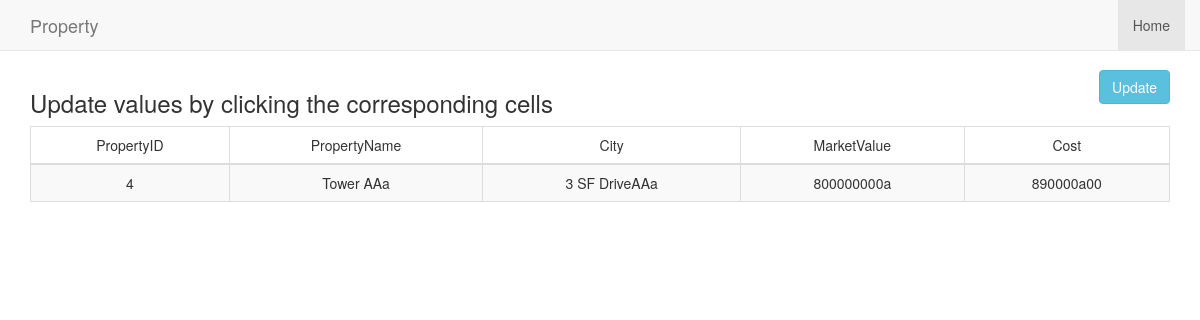
The app's page /task3_edit/4, older data.
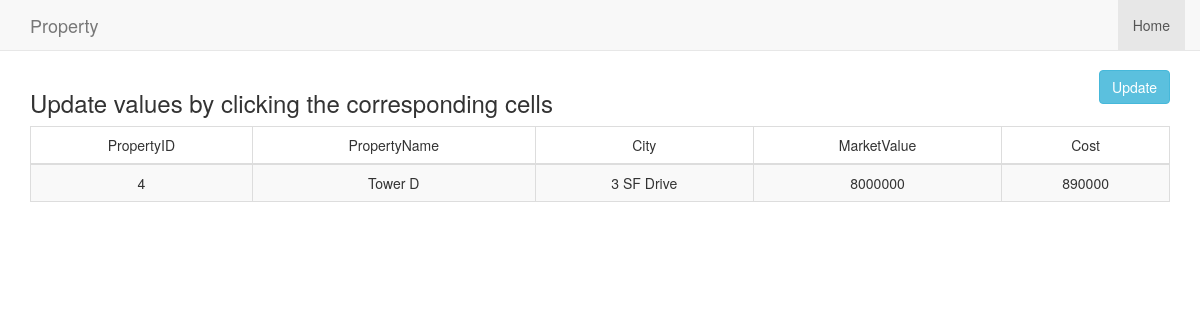
The same page, newer data.
### tables this page shows
CREATE TABLE `Property` (
	`PropertyID`	INTEGER NOT NULL PRIMARY KEY AUTOINCREMENT,
	`PropertyName`	TEXT,
	`City`	TEXT,
	`MarketValue`	NUMERIC,
	`Cost`	NUMERIC
);

### run.py (the view)
@app.route('/task3_edit/<string:id>', methods=['GET'])
def task3_edit(id):
	property_id = id
	try:
		con = sql.connect("Database.db")
		con.row_factory = sql.Row
		cur = con.cursor()
		cur.execute("SELECT * FROM Property WHERE PropertyID = ?", [property_id])
		Query1 = cur.fetchall();
	except Error as e:
		print(e)
	finally:
		return render_template("edit.html", Query1 = Query1, id = property_id)

### templates/edit.html (shortened to what this page needs)
<!doctype html>
<html>
<head>
   <link href="http://maxcdn.bootstrapcdn.com/bootstrap/3.3.5/css/bootstrap.min.css" rel="stylesheet"/>
   <body>
      <nav id="siteNav" class="navbar navbar-default navbar-fixed-top" role="navigation">
        <div class="container">
            <div class="navbar-header">
                <a class="navbar-brand" href="#">
                    Property
                </a>
            </div>
            <div class="collapse navbar-collapse" id="navbar">
                <ul class="nav navbar-nav navbar-right">
                    <li class = "active">
                        <a href="#">Home</a>
                    </li>
                </ul>
            </div>
        </div>
    </nav>
        <div class="container">
            <form method="post" novalidate="novalidate">
                    <div class="row">
                      <div class="col-sm-9">
                        <h3>Update values by clicking the corresponding cells</h3>
                      </div>
                        <div class="col-sm-3">
                           <div class="form-group">
                               <button type="submit" name="update1" id="update1" value="Update" class="btn btn-info pull-right" required="required">Update</button>
                           </div>
                        </div>
                    </div>
            </form>
        </div>
        <div class="container">
         <div class="container-fluid">
            <div class="row">
              <div class="col-6 align-self-center">
                  <table class = "table table-bordered table-striped text-center" border = 1>
                     <thead>
                        <td>PropertyID</td>
                        <td>PropertyName</td>
                        <td>City</td>
                        <td>MarketValue</td>
                        <td>Cost</td>
                     </thead>
                     {% for row in Query1 %}
                        <tr>
                           <td>{{row["PropertyID"]}}</td>
                           <td contenteditable="true" name="name" id="name">{{row["PropertyName"]}}</td>
                           <td contenteditable="true" name="city" id="city"> {{row["City"]}}</td>
                           <td contenteditable="true" name="value" id="value">{{row['MarketValue']}}</td>
                           <td contenteditable="true" name="cost" id="cost">{{row['Cost']}}</td>
                        </tr>
                     {% endfor %}
                  </table>
               </div>
            </div>
         </div>
      </div>
   </body>
</html>

Row changes from the older to the newer data that the page shows:
changed Property id 4: PropertyName "Tower AAa" → "Tower D"; City "3 SF DriveAAa" → "3 SF Drive"; MarketValue "800000000a" → "8000000"; Cost "890000a00" → "890000"
